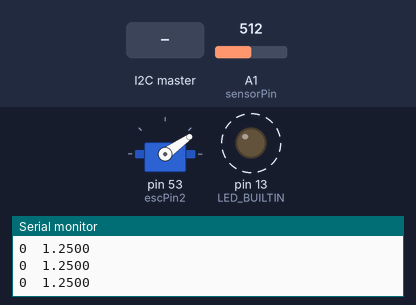
Recording of a sketch running on a simulated Arduino Mega 2560, built with avr-gcc and run on an emulated ATmega2560. Parts: servo, output pins drawn as LEDs (lit = HIGH), the last lines printed to the serial monitor. Dashed ring = blinking. The test bench sets the inputs (shaded band); at power-on: A1 (sensorPin) = 512.

Above: at 1.28 s.
1.3 s: the I2C master sends the byte 90
At 1.54 s:
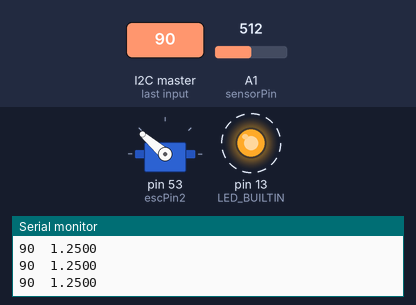
4.3 s: the I2C master sends the byte 1
At 4.5 s:
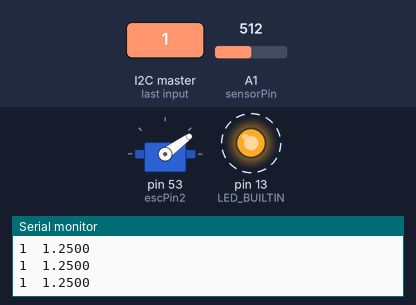
Timing chart, 0 to 13.3 s (numbered marks = the images above; inputs shaded):
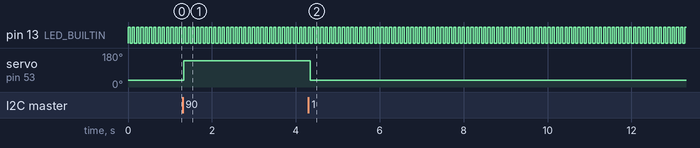

Measured:
- after the input at 1.3 s, servo on pin 53 (escPin2): 35° → 139° at once
- after the input at 4.3 s, servo on pin 53 (escPin2): 139° → 36° at once
- by itself, pin 13 (LED_BUILTIN): alternates HIGH for 0.05 s and LOW for 0.05 s

The sketch:

massFlowController.ino
```cpp
// Mass Flow Controller Datalogger and ESC Driver

// Copyright (C) 2014  Simon Howroyd
//
//     This program is free software: you can redistribute it and/or modify
//     it under the terms of the GNU General Public License as published by
//     the Free Software Foundation, either version 3 of the License, or
//     (at your option) any later version.
//
//     This program is distributed in the hope that it will be useful,
//     but WITHOUT ANY WARRANTY; without even the implied warranty of
//     MERCHANTABILITY or FITNESS FOR A PARTICULAR PURPOSE.  See the
//     GNU General Public License for more details.
//
//     You should have received a copy of the GNU General Public License
//     along with this program.  If not, see <http://www.gnu.org/licenses/>.

/////////////////////////////////////////////////////////////////////////////

// Include Libraries
#include <Servo.h>
#include <Wire.h>

// Define constants & variables
const int sensorPin = A1;
const int escPin = A0;
const int escPin2 = 53; // Mirror
const float calibration = 0.00244140625;
Servo speed_controller;
Servo speed_controller2; // Mirror
float flowRate = 0.0;
int throttle = 0;

// Setup method, runs once on startup
void setup()
{
  // Define the onbard LED as an output
  pinMode(LED_BUILTIN, OUTPUT);

  // Define the speed controller and it's mirror
  speed_controller.attach(escPin);
  speed_controller.attach(escPin2);

  // Start the I2C databus
  Wire.begin(0x2C);             // join i2c bus with address #4
  Wire.onRequest(requestEvent); // register event
  Wire.onReceive(receiveEvent); // register event

  // Start the serial connection for USB logging
  Serial.begin(115200);         // start serial for output
}


// Main method, loops for infinity
void loop()
{
  // Write the throttle value in memory to the ESC
  speed_controller.writeMicroseconds(map(throttle, 0, 100, 900, 2100));
  speed_controller2.writeMicroseconds(map(throttle, 0, 100, 900, 2100));

  // Read the mass flow rate
  float rate = float(analogRead(sensorPin)); // From ml/min to litres/min
  flowRate = rate * calibration; // Calibrate

  // Print the data to USB
  Serial.print(throttle);                // Print to UART
  Serial.print('\t');
  Serial.println(flowRate, 4);

  //Flash the onboard LED
  blinky();

  // Sleep to allow serial buffers to catch up
  delay(50);
}

// When asked for data over the I2C databus...
void requestEvent()
{
  // Define a variable to temporarily hold the data
  byte data[2];

  // Split the 16bit flowrate into two 8bit numbers for sending
  data[0] = int(flowRate*1000.0) >> 8;
  data[1] = int(flowRate*1000.0) & 0xff;

  // Send the data
  Wire.write(data, 2);
}

// When sent data over the I2C databus...
void receiveEvent(int num_bytes)
{
  // Read all data but the last received (clears the buffer of old data)
  while(1 < Wire.available())
  {
    Wire.read();
  }

  // Receive the most recent bit of data from the I2C databus
  int x = Wire.read();

  // Perform a sanity check on the data before saving it
  if (x <= 100 && x >= 0) {
    throttle = x;
  }
}

// FlipFlop method to flash the onboard LED
void blinky()
{
  digitalWrite(LED_BUILTIN, !digitalRead(LED_BUILTIN));
}
```
